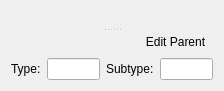
<?xml version="1.0" encoding="UTF-8"?>
<ui version="4.0">
 <class>CellWidget</class>
 <widget class="QWidget" name="CellWidget">
  <property name="geometry">
   <rect>
    <x>0</x>
    <y>0</y>
    <width>224</width>
    <height>91</height>
   </rect>
  </property>
  <property name="windowTitle">
   <string>Form</string>
  </property>
  <layout class="QGridLayout" name="gridLayout">
   <item row="0" column="0">
    <widget class="QSplitter" name="splitter">
     <property name="orientation">
      <enum>Qt::Orientation::Vertical</enum>
     </property>
     <property name="handleWidth">
      <number>3</number>
     </property>
     <widget class="DataExchangeWidget" name="dataExchangeWidget" native="true"/>
     <widget class="QWidget" name="">
      <layout class="QVBoxLayout" name="verticalLayout">
       <item>
        <layout class="QHBoxLayout" name="horizontalLayout_2">
         <item>
          <widget class="NameDescriptionWidget" name="nameDescriptionWidget" native="true"/>
         </item>
         <item>
          <widget class="QToolButton" name="editParentToolButton">
           <property name="toolTip">
            <string>Edit Parent Object</string>
           </property>
           <property name="statusTip">
            <string>Edit Parent Object</string>
           </property>
           <property name="whatsThis">
            <string>Edit Parent Object</string>
           </property>
           <property name="text">
            <string>Edit Parent</string>
           </property>
           <property name="icon">
            <iconset theme="user"/>
           </property>
           <property name="autoRaise">
            <bool>true</bool>
           </property>
          </widget>
         </item>
        </layout>
       </item>
       <item>
        <layout class="QHBoxLayout" name="horizontalLayout">
         <item>
          <widget class="QLabel" name="label">
           <property name="text">
            <string>Type:</string>
           </property>
           <property name="buddy">
            <cstring>cellTypeNameEdit</cstring>
           </property>
          </widget>
         </item>
         <item>
          <widget class="LineEdit" name="cellTypeNameEdit">
           <property name="sizePolicy">
            <sizepolicy hsizetype="Preferred" vsizetype="Fixed">
             <horstretch>0</horstretch>
             <verstretch>0</verstretch>
            </sizepolicy>
           </property>
          </widget>
         </item>
         <item>
          <widget class="QLabel" name="label_2">
           <property name="text">
            <string>Subtype:</string>
           </property>
           <property name="buddy">
            <cstring>cellSubTypeNameEdit</cstring>
           </property>
          </widget>
         </item>
         <item>
          <widget class="LineEdit" name="cellSubTypeNameEdit">
           <property name="sizePolicy">
            <sizepolicy hsizetype="Preferred" vsizetype="Fixed">
             <horstretch>0</horstretch>
             <verstretch>0</verstretch>
            </sizepolicy>
           </property>
          </widget>
         </item>
        </layout>
       </item>
       <item>
        <spacer name="verticalSpacer">
         <property name="orientation">
          <enum>Qt::Orientation::Vertical</enum>
         </property>
         <property name="sizeHint" stdset="0">
          <size>
           <width>20</width>
           <height>40</height>
          </size>
         </property>
        </spacer>
       </item>
      </layout>
     </widget>
    </widget>
   </item>
  </layout>
 </widget>
 <customwidgets>
  <customwidget>
   <class>DataExchangeWidget</class>
   <extends>QWidget</extends>
   <header location="global">gui.widgets.dataclasswidgets.dataexchangewidget</header>
   <container>1</container>
  </customwidget>
  <customwidget>
   <class>NameDescriptionWidget</class>
   <extends>QWidget</extends>
   <header location="global">gui.widgets.dataclasswidgets.namedescriptionwidget</header>
   <container>1</container>
  </customwidget>
  <customwidget>
   <class>LineEdit</class>
   <extends>QLineEdit</extends>
   <header location="global">gui.widgets.small_widgets</header>
  </customwidget>
 </customwidgets>
 <resources/>
 <connections/>
</ui>
